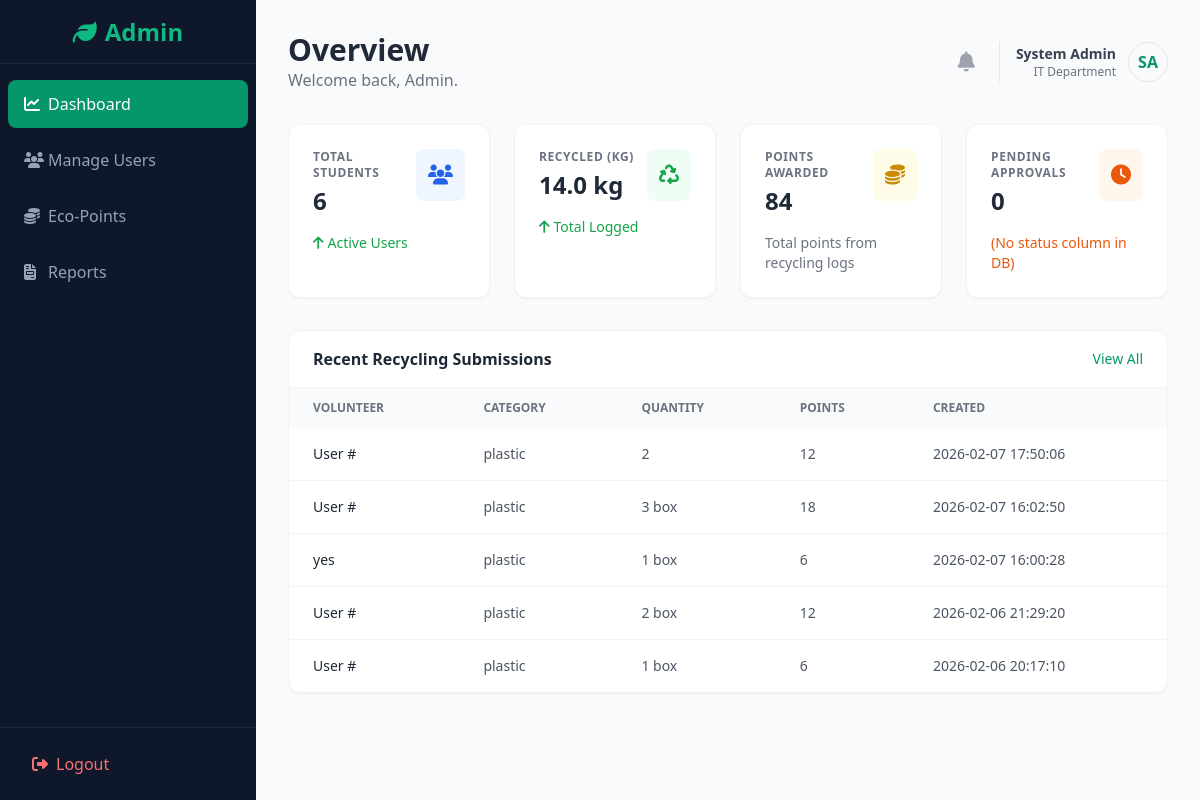
/admindashboard.php (signed in), run on the app's committed database.
### tables this page shows
CREATE TABLE `recycling_logs` (
  `id` int(11) NOT NULL,
  `volunteer_id` int(11) DEFAULT NULL,
  `student_id` int(11) DEFAULT NULL,
  `category` varchar(30) NOT NULL,
  `quantity` varchar(60) NOT NULL,
  `points` int(11) NOT NULL DEFAULT 0,
  `proof_path` varchar(255) DEFAULT NULL,
  `created_at` timestamp NOT NULL DEFAULT current_timestamp()
);

CREATE TABLE `users` (
  `id` int(11) NOT NULL,
  `name` varchar(100) NOT NULL,
  `email` varchar(150) NOT NULL,
  `password_hash` varchar(255) NOT NULL,
  `role` enum('student','volunteer','organiser','organizer','admin') NOT NULL,
  `points` int(11) NOT NULL DEFAULT 0,
  `created_at` timestamp NOT NULL DEFAULT current_timestamp()
);

### admindashboard.php (the view, shortened to what this page needs)
<?php
require_once __DIR__ . "/includes/db.php";
$stmt = $pdo->query("SELECT COUNT(*) FROM users WHERE LOWER(role)='student'");
$total_students = (int)$stmt->fetchColumn();
$stmt = $pdo->query("SELECT COALESCE(SUM(CAST(quantity AS DECIMAL(10,2))),0) FROM recycling_logs");
$total_qty = (float)$stmt->fetchColumn();
$total_kg = number_format($total_qty, 1);
$stmt = $pdo->query("SELECT COALESCE(SUM(points),0) FROM recycling_logs");
$total_points = number_format((int)$stmt->fetchColumn());
$pending_count = 0;
$stmt = $pdo->query("
    SELECT rl.*, u.name AS volunteer_name
    FROM recycling_logs rl
    LEFT JOIN users u ON u.id = rl.volunteer_id
    ORDER BY rl.created_at DESC
    LIMIT 5
");
$table_rows = $stmt->fetchAll(PDO::FETCH_ASSOC);
?>
<!DOCTYPE html>
<html lang="en">
<head>
    <script src="https://cdn.tailwindcss.com"></script>
    <link rel="stylesheet" href="https://cdnjs.cloudflare.com/ajax/libs/font-awesome/6.4.0/css/all.min.css">
</head>
<body class="bg-gray-50 text-gray-800 font-sans">
    <div class="flex h-screen overflow-hidden">
        <aside class="w-64 bg-slate-900 text-white flex flex-col fixed h-full transition-all duration-300" id="sidebar">
            <div class="h-16 flex items-center justify-center border-b border-slate-800">
                <h1 class="text-2xl font-bold text-brand-500"><i class="fa-solid fa-leaf mr-2"></i>Admin</h1>
            </div>
            <nav class="flex-1 px-2 py-4 space-y-2">
                <a href="admindashboard.php" class="flex items-center px-4 py-3 bg-brand-600 text-white rounded-lg transition-colors">
                    <i class="fa-solid fa-chart-line w-6"></i>
                    <span class="font-medium">Dashboard</span>
                </a>
                <a href="users.php" class="flex items-center px-4 py-3 text-slate-400 hover:bg-slate-800 hover:text-white rounded-lg transition-colors">
                    <i class="fa-solid fa-users w-6"></i>
                    <span class="font-medium">Manage Users</span>
                </a>
                <a href="adminecopoints.php" class="flex items-center px-4 py-3 text-slate-400 hover:bg-slate-800 hover:text-white rounded-lg transition-colors">
                    <i class="fa-solid fa-coins w-6"></i>
                    <span class="font-medium">Eco-Points</span>
                </a>
                <a href="adminreports.php" class="flex items-center px-4 py-3 text-slate-400 hover:bg-slate-800 hover:text-white rounded-lg transition-colors">
                    <i class="fa-solid fa-file-invoice w-6"></i>
                    <span class="font-medium">Reports</span>
                </a>
            </nav>
            <div class="p-4 border-t border-slate-800">
                <a href="adminlogout.php" class="flex items-center px-4 py-2 text-red-400 hover:text-red-300 transition-colors">
                    <i class="fa-solid fa-right-from-bracket w-6"></i>
                    <span class="font-medium">Logout</span>
                </a>
            </div>
        </aside>
        <main class="flex-1 ml-64 p-8 overflow-y-auto">
            <header class="flex justify-between items-center mb-8">
                <div>
                    <h2 class="text-3xl font-bold text-gray-800">Overview</h2>
                    <p class="text-gray-500">Welcome back, Admin.</p>
                </div>
                <div class="flex items-center gap-4">
                    <button class="p-2 text-gray-400 hover:text-brand-600 transition-colors relative">
                        <i class="fa-solid fa-bell text-xl"></i>
                    </button>
                    <div class="flex items-center gap-3 pl-4 border-l border-gray-200">
                        <div class="text-right hidden md:block">
                            <p class="text-sm font-bold text-gray-700">System Admin</p>
                            <p class="text-xs text-gray-500">IT Department</p>
                        </div>
                        <div class="h-10 w-10 rounded-full bg-brand-100 flex items-center justify-center text-brand-600 font-bold border border-brand-200">
                            SA
                        </div>
                    </div>
                </div>
            </header>
            <div class="grid grid-cols-1 md:grid-cols-2 lg:grid-cols-4 gap-6 mb-8">
                <div class="bg-white rounded-xl shadow-sm p-6 border border-gray-100">
                    <div class="flex justify-between items-start">
                        <div>
                            <p class="text-xs font-semibold text-gray-500 uppercase tracking-wider">Total Students</p>
                            <h3 class="text-2xl font-bold text-gray-800 mt-1"><?php echo $total_students; ?></h3>
                        </div>
                        <div class="p-3 bg-blue-50 text-blue-600 rounded-lg">
                            <i class="fa-solid fa-users text-xl"></i>
                        </div>
                    </div>
                    <p class="text-sm text-green-600 mt-4 flex items-center">
                        <i class="fa-solid fa-arrow-up mr-1"></i> <span>Active Users</span>
                    </p>
                </div>
                <div class="bg-white rounded-xl shadow-sm p-6 border border-gray-100">
                    <div class="flex justify-between items-start">
                        <div>
                            <p class="text-xs font-semibold text-gray-500 uppercase tracking-wider">Recycled (Kg)</p>
                            <h3 class="text-2xl font-bold text-gray-800 mt-1"><?php echo $total_kg; ?> kg</h3>
                        </div>
                        <div class="p-3 bg-green-50 text-green-600 rounded-lg">
                            <i class="fa-solid fa-recycle text-xl"></i>
                        </div>
                    </div>
                    <p class="text-sm text-green-600 mt-4 flex items-center">
                        <i class="fa-solid fa-arrow-up mr-1"></i> <span>Total Logged</span>
                    </p>
                </div>
                <div class="bg-white rounded-xl shadow-sm p-6 border border-gray-100">
                    <div class="flex justify-between items-start">
                        <div>
                            <p class="text-xs font-semibold text-gray-500 uppercase tracking-wider">Points Awarded</p>
                            <h3 class="text-2xl font-bold text-gray-800 mt-1"><?php echo $total_points; ?></h3>
                        </div>
                        <div class="p-3 bg-yellow-50 text-yellow-600 rounded-lg">
                            <i class="fa-solid fa-coins text-xl"></i>
                        </div>
                    </div>
                    <p class="text-sm text-gray-500 mt-4">
                        Total points from recycling logs
                    </p>
                </div>
                <div class="bg-white rounded-xl shadow-sm p-6 border border-gray-100">
                    <div class="flex justify-between items-start">
                        <div>
                            <p class="text-xs font-semibold text-gray-500 uppercase tracking-wider">Pending Approvals</p>
                            <h3 class="text-2xl font-bold text-gray-800 mt-1"><?php echo $pending_count; ?></h3>
                        </div>
                        <div class="p-3 bg-orange-50 text-orange-600 rounded-lg">
                            <i class="fa-solid fa-clock text-xl"></i>
                        </div>
                    </div>
                    <p class="text-sm text-orange-600 mt-4 font-medium">
                        (No status column in DB)
                    </p>
                </div>
            </div>
            <div class="bg-white rounded-xl shadow-sm border border-gray-100 overflow-hidden">
                <div class="px-6 py-4 border-b border-gray-100 flex justify-between items-center">
                    <h3 class="font-bold text-gray-800">Recent Recycling Submissions</h3>
                    <a href="adminecopoints.php" class="text-sm text-brand-600 font-medium hover:text-brand-700">View All</a>
                </div>
                <div class="overflow-x-auto">
                    <table class="w-full text-left text-sm text-gray-600">
                        <thead class="bg-gray-50 text-xs uppercase font-semibold text-gray-500">
                            <tr>
                                <th class="px-6 py-3">Volunteer</th>
                                <th class="px-6 py-3">Category</th>
                                <th class="px-6 py-3">Quantity</th>
                                <th class="px-6 py-3">Points</th>
                                <th class="px-6 py-3">Created</th>
                            </tr>
                        </thead>
                        <tbody class="divide-y divide-gray-100">
                            <?php if (!empty($table_rows)): ?>
                                <?php foreach ($table_rows as $row): ?>
                                <tr class="hover:bg-gray-50 transition-colors">
                                    <td class="px-6 py-4 font-medium text-gray-800">
                                        <?= htmlspecialchars($row["volunteer_name"] ?? ("User #" . ($row["volunteer_id"] ?? ""))) ?>
                                    </td>
                                    <td class="px-6 py-4"><?= htmlspecialchars($row["category"] ?? "") ?></td>
                                    <td class="px-6 py-4"><?= htmlspecialchars($row["quantity"] ?? "") ?></td>
                                    <td class="px-6 py-4"><?= htmlspecialchars($row["points"] ?? "") ?></td>
                                    <td class="px-6 py-4"><?= htmlspecialchars($row["created_at"] ?? "") ?></td>
                                </tr>
                                <?php endforeach; ?>
                            <?php else: ?>
                                <tr>
                                    <td colspan="5" class="px-6 py-4 text-center text-gray-500">No records found.</td>
                                </tr>
                            <?php endif; ?>
                        </tbody>
                    </table>
                </div>
            </div>
        </main>
    </div>
</body>
</html>

### data on the page
recycling_logs: volunteer_name "User #", category "plastic", quantity "2", points "12", created_at "2026-02-07 17:50:06"
recycling_logs: volunteer_name "User #", category "plastic", quantity "3 box", points "18", created_at "2026-02-07 16:02:50"
recycling_logs: volunteer.name "yes", category "plastic", quantity "1 box", points "6", created_at "2026-02-07 16:00:28"
recycling_logs: volunteer_name "User #", category "plastic", quantity "2 box", points "12", created_at "2026-02-06 21:29:20"
recycling_logs: volunteer_name "User #", category "plastic", quantity "1 box", points "6", created_at "2026-02-06 20:17:10"

### other printed values
$total_students "6"
$total_kg "14.0"
$total_points "84"
$pending_count "0"
